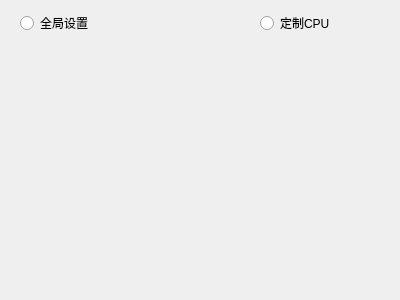
<?xml version="1.0" encoding="UTF-8"?>
<ui version="4.0">
 <class>CpuFreqWidgetTab</class>
 <widget class="QWidget" name="CpuFreqWidgetTab">
  <property name="geometry">
   <rect>
    <x>0</x>
    <y>0</y>
    <width>400</width>
    <height>300</height>
   </rect>
  </property>
  <property name="windowTitle">
   <string>Form</string>
  </property>
  <widget class="QRadioButton" name="glocalCpuRadioButton">
   <property name="geometry">
    <rect>
     <x>20</x>
     <y>10</y>
     <width>117</width>
     <height>26</height>
    </rect>
   </property>
   <property name="text">
    <string>全局设置</string>
   </property>
  </widget>
  <widget class="QRadioButton" name="customCpuRadioButton">
   <property name="geometry">
    <rect>
     <x>260</x>
     <y>10</y>
     <width>117</width>
     <height>26</height>
    </rect>
   </property>
   <property name="text">
    <string>定制CPU</string>
   </property>
  </widget>
 </widget>
 <resources/>
 <connections/>
</ui>
